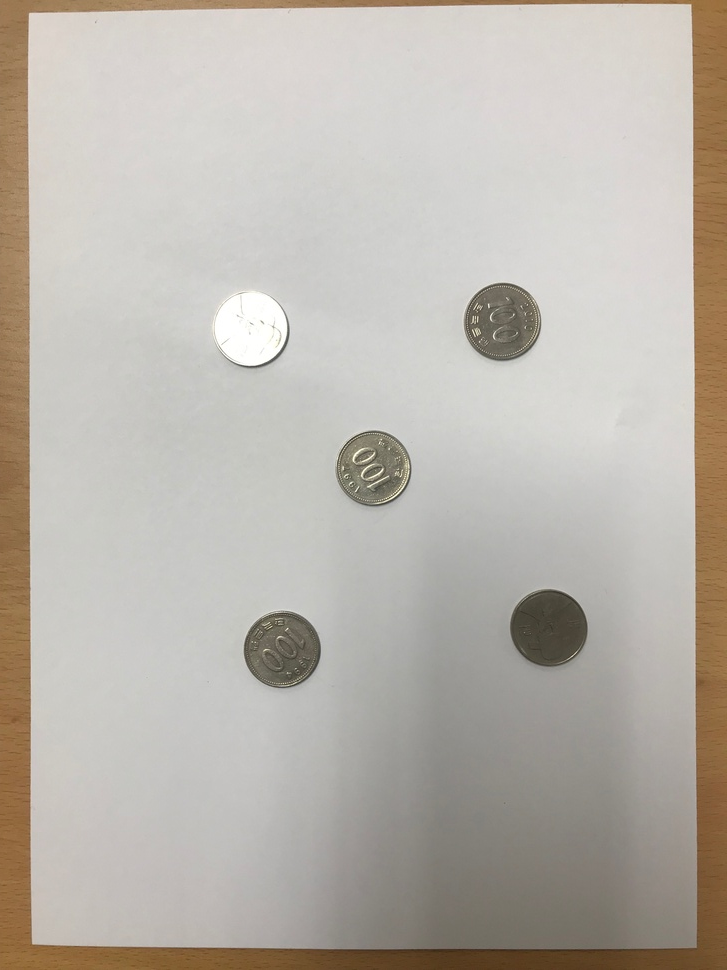
#> input picture Digital-Image-Processing-main/Homeworks/IMG_8253.JPG, 727 x 970 px, shrunk from 3024 x 4032 before the run, given in place of tracking1.avi, which was not available
$ jupyter execute 'Homework 2.ipynb'
#> lines starting #> are read from the running program, lines starting #| are printed output that depends on the picture; after the words box and inside, x2 and y2 are one past the last pixel; in counts of white or black regions, pixels touching at a corner belong together; pictures that were not available may be replaced by others from this repository, and a replacement may not be noted
[cell 1]
import cv2
import numpy as np

[cell 2]
cap = cv2.VideoCapture('images/tracking1.avi')
frame_counter = 0
while(cap.isOpened()):
    ret, frame = cap.read()
#> frame is the input picture: shape (970, 727, 3); mean B, G, R 171.8, 180.1, 185.8
    if ret:
        # Convert BGR to HSV
        hsv = cv2.cvtColor(frame, cv2.COLOR_BGR2HSV)
#> hsv: shape (970, 727, 3); mean H, S, V 22.4, 23.7, 185.9

        # define range of red color in HSV
        lower_red = np.array([140,45,59])
        upper_red = np.array([180,255,255])

        # Threshold the HSV image to get only green colors
        mask = cv2.inRange(hsv, lower_red, upper_red)
#> mask: shape (970, 727); every value is 0

        # Bitwise-AND mask and original image
        res = cv2.bitwise_and(frame,frame, mask= mask)
#> res: shape (970, 727, 3); every value is 0
        cv2.imshow('frame',frame)
        cv2.imshow('mask',mask)
        cv2.imshow('res',res)

    k = cv2.waitKey(5) & 0xFF
#> (key Esc is pressed here)
    if k == 27:
        break
cap.release()
cv2.destroyAllWindows()

[cell 3]
cap = cv2.VideoCapture('images/tracking2.avi')
frame_counter = 0
while(cap.isOpened()):
    ret, frame = cap.read()
    if ret:
        # Convert BGR to HSV
        hsv = cv2.cvtColor(frame, cv2.COLOR_BGR2HSV)

        # define range of green color in HSV
        lower_gr = np.array([10,45,59])
        upper_gr = np.array([60,255,255])

        # Threshold the HSV image to get only green colors
        mask = cv2.inRange(hsv, lower_gr, upper_gr)
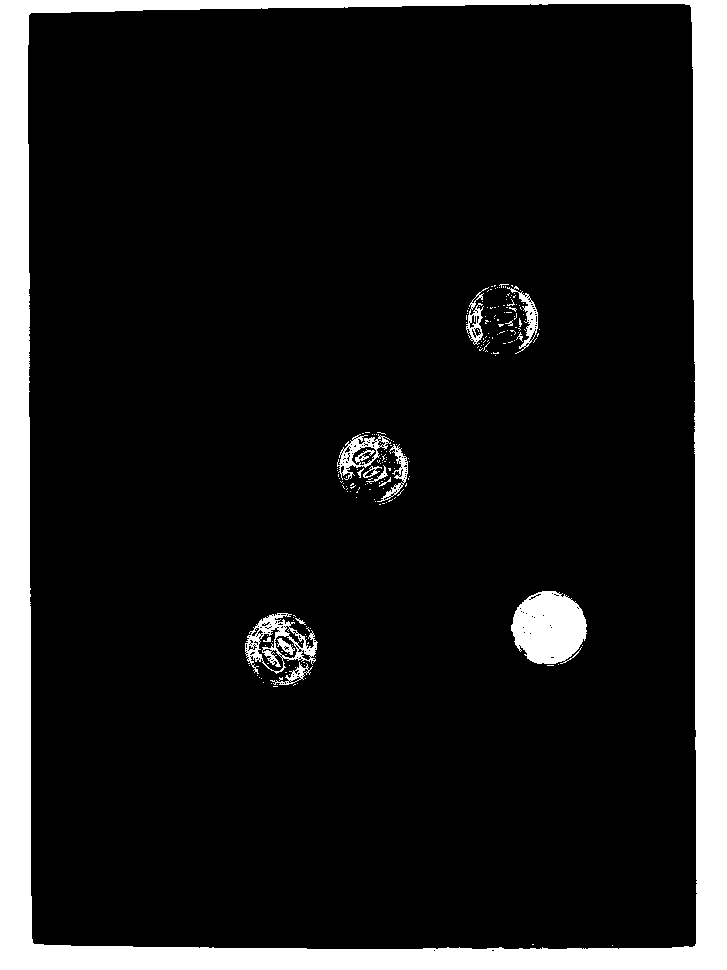
#> mask: shape (970, 727); 12.7% white; 211 white regions (194 under 20 px), largest, box (x1, y1, x2, y2) and area: (0, 0, 727, 970) 80447, (511, 591, 587, 664) 4227, (245, 613, 318, 674) 1499

        # Bitwise-AND mask and original image
        res = cv2.bitwise_and(frame,frame, mask= mask)
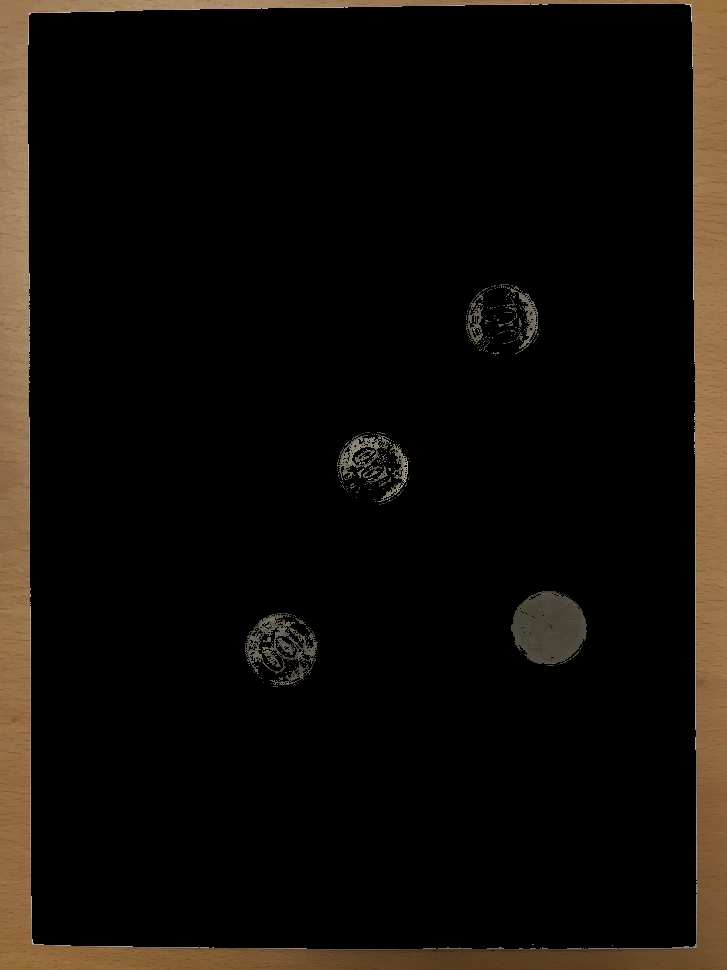
#> res: shape (970, 727, 3); mean B, G, R 9, 13.4, 17.5
        cv2.imshow('frame',frame)
        cv2.imshow('mask',mask)
        cv2.imshow('res',res)

    k = cv2.waitKey(5) & 0xFF
#> (key Esc is pressed here)
    if k == 27:
        break
cap.release()
cv2.destroyAllWindows()

$ run again, on Digital-Image-Processing-main/Homeworks/IMG_8256.JPG
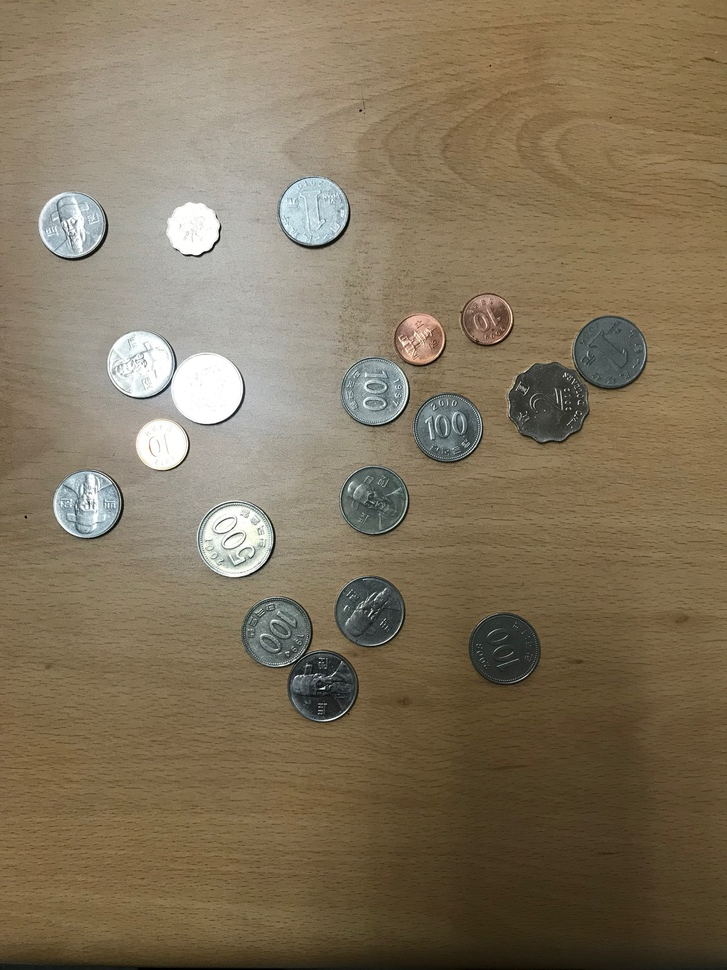
#> input picture Digital-Image-Processing-main/Homeworks/IMG_8256.JPG, 727 x 970 px, shrunk from 3024 x 4032 before the run, given in place of tracking1.avi, which was not available
#> frame is the input picture: shape (970, 727, 3); mean B, G, R 91, 115.2, 129.4
#> hsv: shape (970, 727, 3); mean H, S, V 23.8, 86.2, 130.3
#> `mask = cv2.inRange(hsv, lower_gr, upper_gr)`:
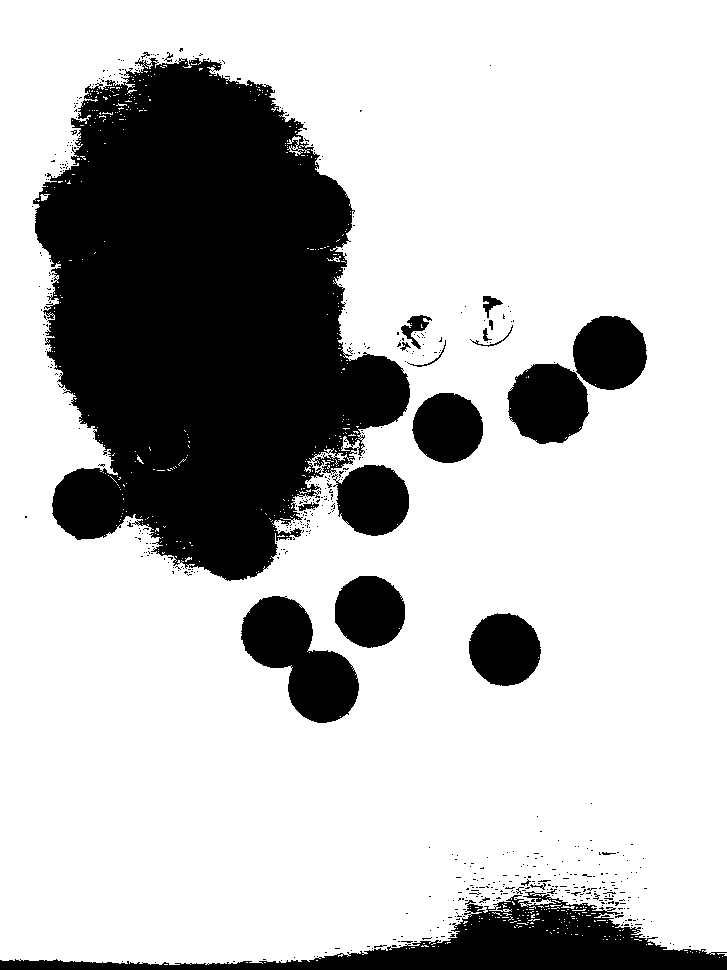
#> mask: shape (970, 727); 74.2% white; 555 black regions (531 under 20 px), largest, box (x1, y1, x2, y2) and area: (33, 58, 410, 581) 128099, (0, 891, 727, 970) 18124, (241, 596, 359, 723) 8053
#> `res = cv2.bitwise_and(frame,frame, mask= mask)`:
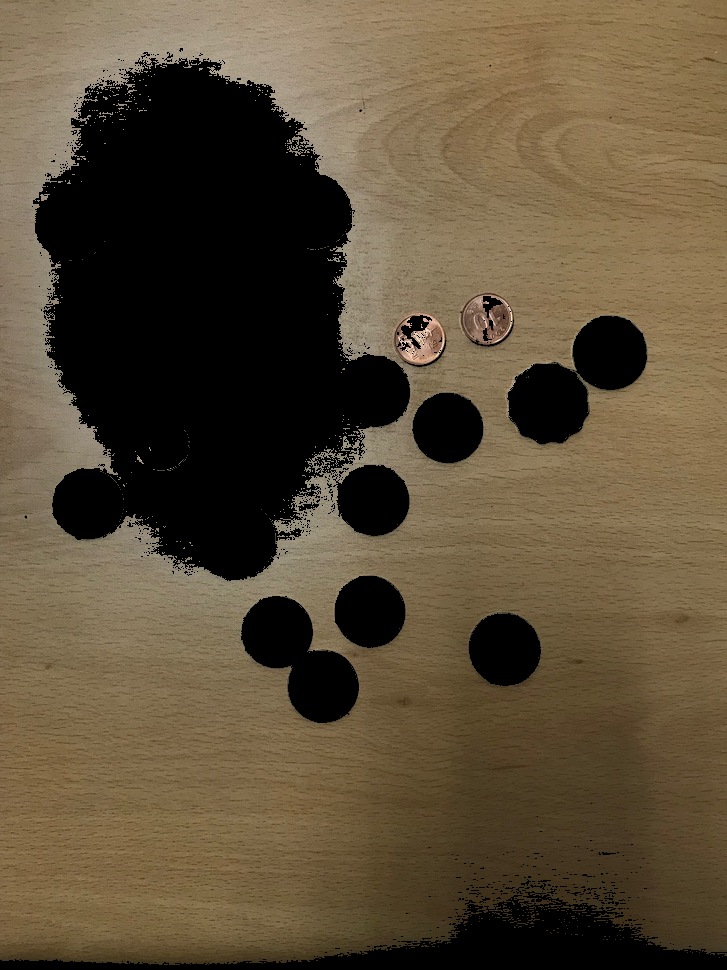
#> res: shape (970, 727, 3); mean B, G, R 56.4, 78.5, 92.5
